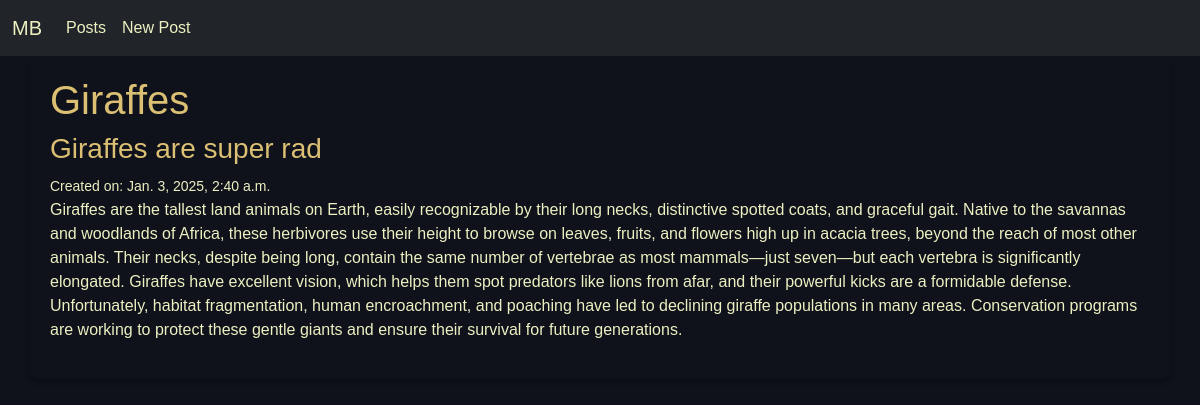
Page /posts/2/ on the committed database.
### posts/models.py (models this page shows, shortened)
class Post(models.Model):                                       # inheritance
    title = models.CharField(max_length=128)                    # composition
    subtitle = models.CharField(max_length=256)                 # composition
    body = models.TextField()                                   # composition
    created_on = models.DateTimeField(auto_now_add=True)        # composition

### posts/views.py (the view)
# urls.py: path("<int:pk>/", views.PostDetailView.as_view(), name="detail"),
class PostDetailView(DetailView):
    template_name = "posts/detail.html"
    model = Post

### templates/posts/detail.html (shortened to what this page needs)
{% extends 'base.html' %}
{% block content %}
<h1>{{ post.title }}</h1>
<h3>{{ post.subtitle }}</h3>
<small>Created on: {{ post.created_on }}</small>
<p>{{ post.body }}</p>
{% endblock content %}

### static/css/base.css (style rules this page uses)
:root { --spaceduck-background: #0f111b; --spaceduck-foreground: #ecf0c1; --spaceduck-cyan: #5fb3b3; --spaceduck-green: #a7c080; --spaceduck-yellow: #dbc074; --spaceduck-orange: #e39b7b; --spaceduck-pink: #d699b6; --spaceduck-purple: #7fbbb3; --spaceduck-red: #e68183; }
body { background-color: var(--spaceduck-background); color: var(--spaceduck-foreground); font-family: 'Arial', sans-serif; }
h1, h2, h3, h4, h5, h6 { color: var(--spaceduck-yellow); }

### rows in the picture
Post: title "Giraffes", subtitle "Giraffes are super rad", created_on "Jan. 3, 2025, 2:40 a.m.", body "Giraffes are the tallest land animals on Earth, easily recognizable by their long necks, distinctive spotted coats, and graceful gait. Native to the savannas and woodlands of Africa, these herbivores use their height to browse on leaves, fruits, and flowers high up in acacia trees, beyond the reach of most other animals. Their necks, despite being long, contain the same number of vertebrae as most mammals—just seven—but each vertebra is significantly elongated. Giraffes have excellent vision, which helps them spot predators like lions from afar, and their powerful kicks are a formidable defense. Unfortunately, habitat fragmentation, human encroachment, and poaching have led to declining…"
